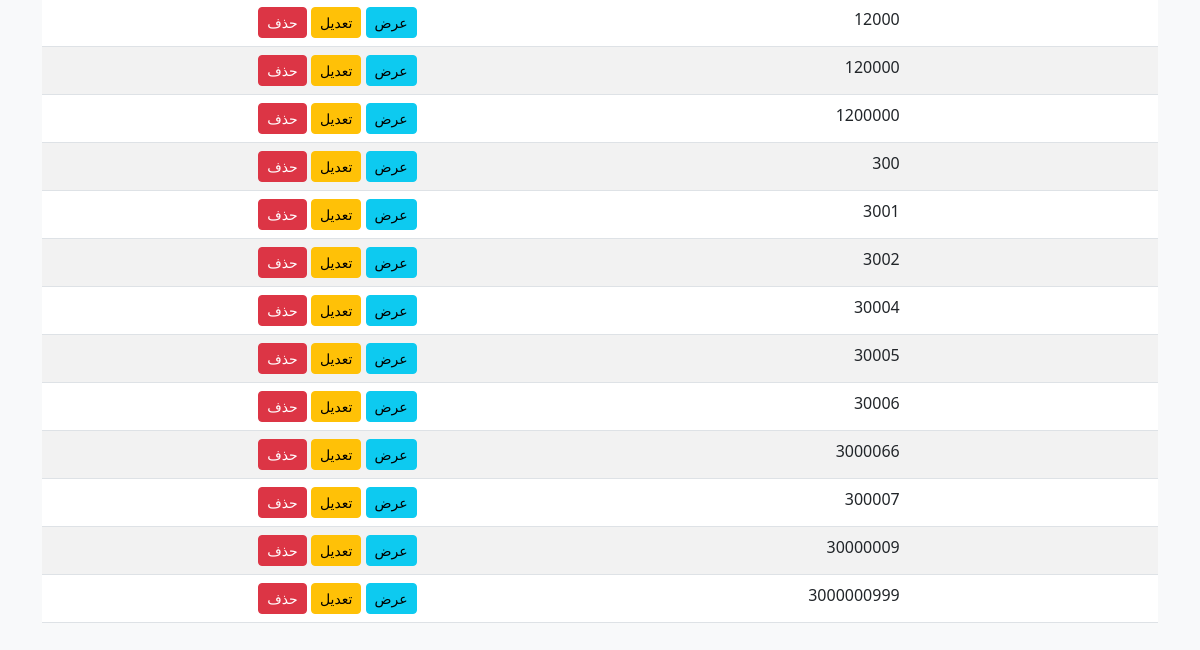
The app's page /invoice/barcode/ (lower part), older data.
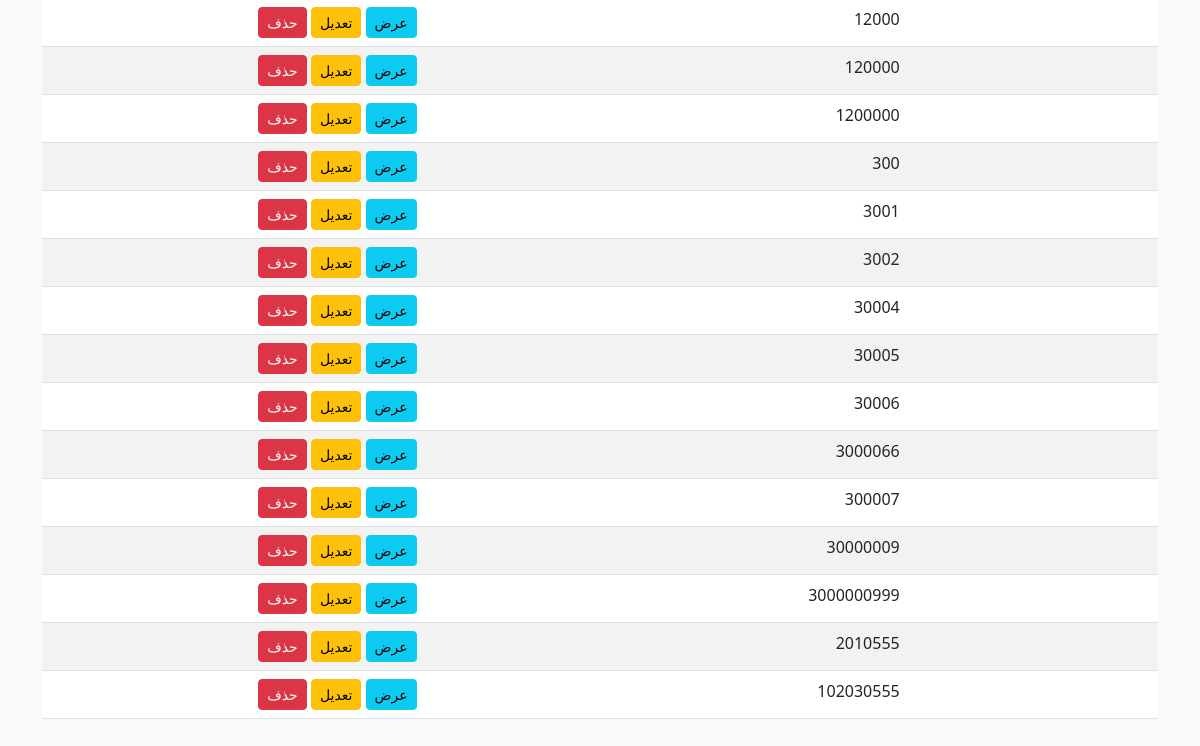
The same page, newer data.
### invoice/models.py (models this page shows, shortened)
class Barcode(models.Model):
    barcode_in = models.CharField(max_length=255,  verbose_name=_("الباركود الداخل"))
    barcode_out = models.CharField(max_length=255,  blank=True, null=True, verbose_name=_("الباركود الخارج"))
    suffix = models.CharField(max_length=10, blank=True, null=True, verbose_name=_("اللاحقة"))
    notes = models.TextField(blank=True, verbose_name=_("ملاحظات"))
    uniqueId = models.CharField(max_length=100, unique=True, blank=True, null=True, verbose_name=_("الرقم المسلسل"))
    slug = models.SlugField(max_length=225, unique=True, blank=True, null=True)
    date_created = models.DateTimeField(auto_now_add=True, verbose_name=_("تاريخ الإنشاء"))
    last_updated = models.DateTimeField(auto_now=True, verbose_name=_("آخر تحديث"))
    class Meta:
        verbose_name = _('باركود')
        verbose_name_plural = _('الباركودات')

### invoice/views.py (the view)
# urls.py: path('barcode/', barcodeListView.as_view(), name='barcode_list'),
class barcodeListView(ListView):
    model = Barcode
    template_name = 'barcode/barcode_list.html'
    context_object_name = 'barcode'

### templates/barcode/barcode_list.html (shortened to what this page needs)
{% extends 'base.html' %}
{% block content %}
<div class="container mt-5">
    <table class="table table-striped">
        <tbody>
            {% for barcode in barcode %}
                <tr>
                    <td>{{ barcode.barcode_in }}</td>
                    <td>{{ barcode.barcode_out }}</td>
                    <td>{{ barcode.notes }}</td>
                    <td>
                        <a href="{% url 'barcode_detail' barcode.pk %}" class="btn btn-info btn-sm">عرض</a>
                        <a href="{% url 'barcode_update' barcode.pk %}" class="btn btn-warning btn-sm">تعديل</a>
                        <a href="{% url 'barcode_delete' barcode.pk %}" class="btn btn-danger btn-sm">حذف</a>
                    </td>
                </tr>
            {% endfor %}
        </tbody>
    </table>
</div>
{% endblock %}

Row changes from the older to the newer data that the page shows:
added Barcode: barcode_out "2010555"
added Barcode: barcode_out "102030555"
